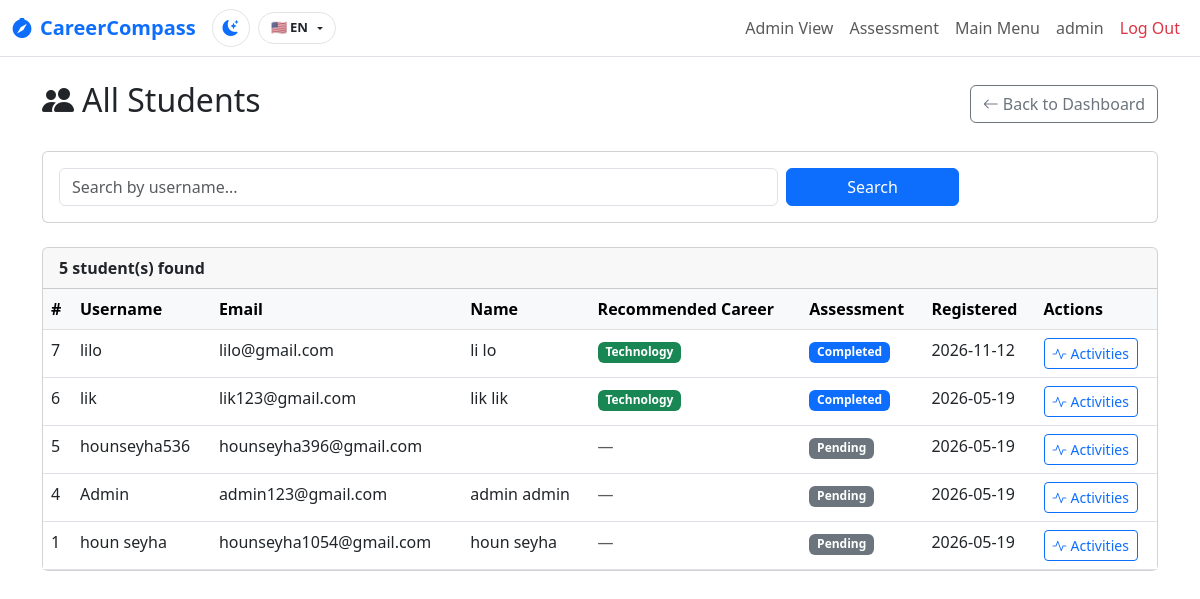
/admin/employees (signed in), run on an earlier commit of the app's database.
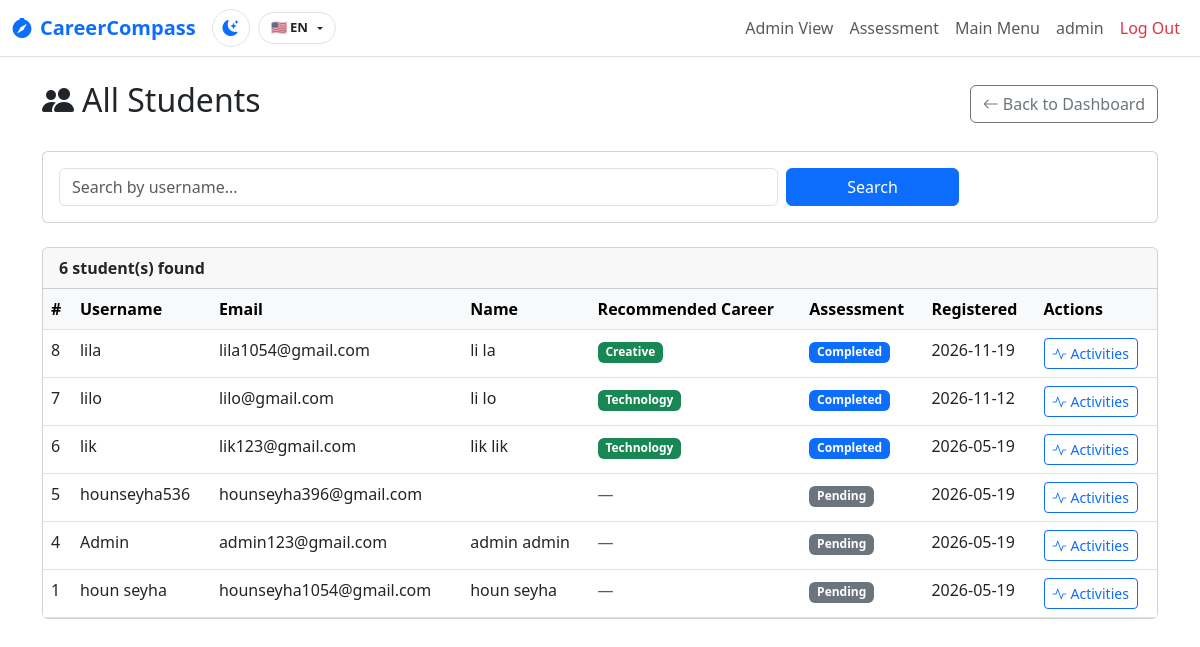
And on a later commit of the database.
### App/model/user.py (models this page shows, shortened)
class User(db.Model):
    __tablename__ = 'users'
    id = db.Column(db.Integer, primary_key=True)
    username = db.Column(db.String(80), unique=True, nullable=False)
    email = db.Column(db.String(120), unique=True, nullable=False)
    password_hash = db.Column(db.String(255))
    is_admin = db.Column(db.Boolean, default=False)
    profile_image = db.Column(db.String(255), nullable=True)
    first_name = db.Column(db.String(80), nullable=True)
    last_name = db.Column(db.String(80), nullable=True)
    phone = db.Column(db.String(20), nullable=True)
    recommended_career = db.Column(db.String(120), nullable=True)
    secondary_career = db.Column(db.String(120), nullable=True)
    confidence_score = db.Column(db.Integer, default=0)
    assessment_completed = db.Column(db.Boolean, default=False)
    last_assessment = db.Column(db.DateTime, nullable=True)
    created_at = db.Column(db.DateTime, default=datetime.utcnow)

### App/routes/auth.py (the view)
@auth_bp.route('/admin/employees')
@admin_required
def all_employees_page():
    search = request.args.get('search', '').strip()
    users_q = User.query.filter_by(is_admin=False)
    if search:
        users_q = users_q.filter(User.username.ilike(f"%{search}%"))
    users = users_q.order_by(User.created_at.desc()).all()
    return render_template('all_employees.html', users=users, search_query=search)

### App/routes/auth.py (called while the page is built)
def admin_required(f):
    @wraps(f)
    def decorated_function(*args, **kwargs):
        if 'user_id' not in session:
            return redirect(url_for('auth.login'))
        user = User.query.get(session['user_id'])
        if not user:
            session.clear()
            flash('User session invalid. Please log in again.')
            return redirect(url_for('auth.login'))
        if not user.is_admin:
            flash('Access denied: Administrator privileges required.')
            return redirect(url_for('auth.account'))
        return f(*args, **kwargs)
    return decorated_function

### App/templates/all_employees.html (shortened to what this page needs)
{% extends 'base.html' %}
{% block content %}
<div class="d-flex justify-content-between align-items-center mb-4">
  <h2><i class="bi bi-people-fill me-2"></i>All Students</h2>
  <a href="{{ url_for('auth.admin_dashboard') }}" class="btn btn-outline-secondary">
    <i class="bi bi-arrow-left me-1"></i>Back to Dashboard
  </a>
</div>
<div class="card mb-4">
  <div class="card-body">
    <form method="get" class="row g-2 align-items-end">
      <div class="col-md-8">
        <input type="text" name="search" class="form-control" placeholder="Search by username..."
               value="{{ search_query or '' }}">
      </div>
      <div class="col-md-2">
        <button type="submit" class="btn btn-primary w-100">Search</button>
      </div>
    </form>
  </div>
</div>
<div class="card">
  <div class="card-header">
    <span class="fw-semibold">{{ users|length }} student(s) found</span>
  </div>
  <div class="card-body p-0">
    <div class="table-responsive">
      <table class="table table-hover mb-0">
        <thead class="table-light">
          <tr>
            <th>#</th>
            <th>Username</th>
            <th>Email</th>
            <th>Name</th>
            <th>Recommended Career</th>
            <th>Assessment</th>
            <th>Registered</th>
            <th>Actions</th>
          </tr>
        </thead>
        <tbody>
          {% for user in users %}
          <tr>
            <td>{{ user.id }}</td>
            <td><span class="fw-medium">{{ user.username }}</span></td>
            <td>{{ user.email }}</td>
            <td>{{ (user.first_name or '') + ' ' + (user.last_name or '') | trim or '—' }}</td>
            <td>
              {% if user.recommended_career %}
                <span class="badge bg-success">{{ user.recommended_career }}</span>
              {% else %}
                <span class="text-muted">—</span>
              {% endif %}
            </td>
            <td>
              {% if user.assessment_completed %}
                <span class="badge bg-primary">Completed</span>
              {% else %}
                <span class="badge bg-secondary">Pending</span>
              {% endif %}
            </td>
            <td>{{ user.created_at.strftime('%Y-%m-%d') if user.created_at else '—' }}</td>
            <td>
              <a href="{{ url_for('auth.admin_user_activities_page', user_id=user.id) }}"
                 class="btn btn-sm btn-outline-primary">
                <i class="bi bi-activity me-1"></i>Activities
              </a>
            </td>
          </tr>
          {% else %}
          <tr>
            <td colspan="8" class="text-center text-muted py-4">No students found.</td>
          </tr>
          {% endfor %}
        </tbody>
      </table>
    </div>
  </div>
</div>
{% endblock %}

### App/templates/base.html (shortened to what this page needs)
<!doctype html>
<html lang="en">
<head>
  <link href="https://cdn.jsdelivr.net/npm/bootstrap@5.3.0/dist/css/bootstrap.min.css" rel="stylesheet">
  <link rel="stylesheet" href="https://cdn.jsdelivr.net/npm/bootstrap-icons@1.10.0/font/bootstrap-icons.css">
  <link rel="stylesheet" href="{{ url_for('static', filename='css/theme.css') }}">
</head>
<body>
<nav class="navbar navbar-expand-lg border-bottom portal-navbar">
  <div class="container-fluid">
    <a class="navbar-brand fw-bold text-primary d-flex align-items-center gap-2" href="#">
      <i class="bi bi-compass-fill"></i> <span data-i18n="brand_name">CareerCompass</span>
    </a>
    <div class="d-flex align-items-center gap-2 ms-auto me-3">
      <button type="button" class="theme-toggle-btn" onclick="toggleTheme()" title="Toggle Dark/Light Mode">
      </button>
      <div class="dropdown">
        <button class="lang-selector-btn dropdown-toggle" type="button" data-bs-toggle="dropdown" aria-expanded="false">
          <span class="lang-btn-text">🇺🇸 EN</span>
        </button>
      </div>
    </div>
    <div class="collapse navbar-collapse" id="navbarNav">
      <ul class="navbar-nav ms-auto">
        {% if session.get('user_id') %}
        {% if session.get('is_admin') %}
        <li class="nav-item"><a class="nav-link" href="{{ url_for('auth.admin_dashboard') }}"><span data-i18n="nav_admin_view">Dashboard</span></a></li>
        {% else %}
        <li class="nav-item"><a class="nav-link" href="{{ url_for('auth.account') }}"><span data-i18n="nav_overview">Portal</span></a></li>
        {% endif %}
        <li class="nav-item"><a class="nav-link" href="{{ url_for('auth.assessment') }}"><span data-i18n="nav_assessment">Assessment</span></a></li>
        {% endif %}
        {% if session.get('is_admin') %}
        <li class="nav-item"><a class="nav-link" href="{{ url_for('auth.admin_dashboard') }}"><span data-i18n="admin_main_menu">Admin</span></a></li>
        {% endif %}
        {% if session.get('username') %}
        <li class="nav-item"><a class="nav-link" href="#">{{ session.username }}</a></li>
        <li class="nav-item"><a class="nav-link text-danger" href="{{ url_for('auth.logout') }}"><span data-i18n="nav_logout">Logout</span></a></li>
        {% else %}
        <li class="nav-item"><a class="nav-link" href="{{ url_for('auth.login') }}">Login</a></li>
        {% endif %}
      </ul>
    </div>
  </div>
</nav>
<div class="container mt-4">
  {% block content %}{% endblock %}
</div>
</body>
</html>

### App/static/css/theme.css (style rules this page uses)
:root { --theme-transition: background-color 0.3s ease, color 0.3s ease, border-color 0.3s ease, box-shadow 0.3s ease; }
.theme-toggle-btn { width: 38px; height: 38px; border-radius: 50%; display: flex; align-items: center; justify-content: center; border: 1px solid rgba(156, 163, 175, 0.3); background: transparent; cursor: pointer; transition: var(--theme-transition); color: inherit; }
.lang-selector-btn { padding: 0.35rem 0.75rem; border-radius: 20px; border: 1px solid rgba(156, 163, 175, 0.3); background: transparent; cursor: pointer; font-size: 0.82rem; font-weight: 700; display: flex; align-items: center; gap: 0.35rem; transition: var(--theme-transition); color: inherit; }

What changed in the data, as far as the page shows it:
added User: id "8", username "lila", email "lila1054@gmail.com", first_name+last_name "li la", recommended_career "Creative", assessment_completed "Completed", created_at "2026-11-19"
Also different on the page:
{{ users|length }}: "5" → "6"
